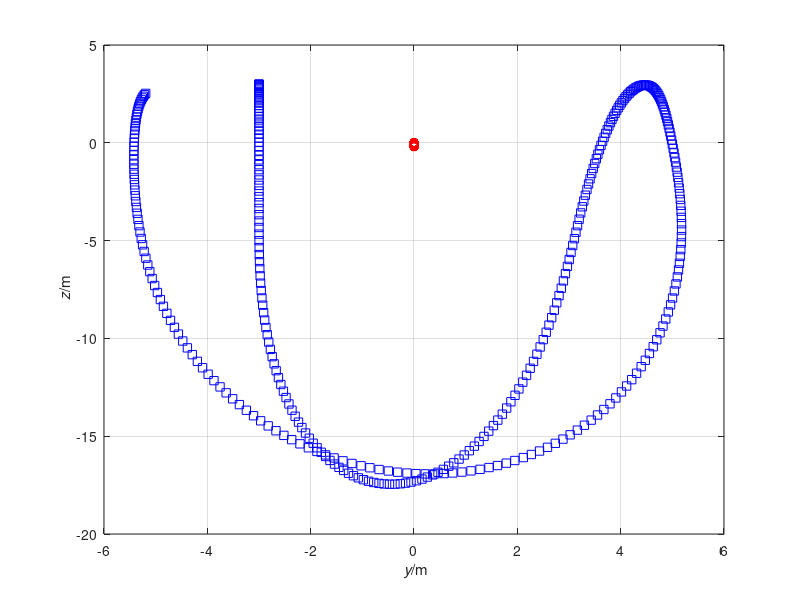

Here is the MATLAB script that generated this plot:
%%% Simulation of two bodies connected by non-Hookean material in 2D
%% Coordinates (t, y, z)

%% Constants
ma = 2;	    % kg: mass of object a
mb = 5000;  % kg: mass of object b
g = 9.81;   % N/kg: gravitational acceleration
ln = 5;	    % m: natural length
k = 5;	    % N/m: spring constant

%% Initial conditions
t = 0;	       % s: initial time
ra = [-3, 3];  % m: initial position of object a
rb = [0, 0];   % m: initial position of object b
va = [0, 0];   % m/s: initial velocity of object a
vb = [0, 0];   % m/s: initial velocity of object b

%% Boundary conditions
Ga = -ma * g * [0, 1];	    % N: gravity supply on object a
Gb = -mb * g * [0, 1] * 0;  % N: gravity supply on object b

%% Parameters for time loop
t1 = 10;     % s: final time
dt = 0.001;  % s: time step %@

%% Plotting
dtplot = t1/360;  % time interval between plots
tplot = dtplot;	  % time for next plot
figure
plot(ra(1), ra(2), 'sb')
hold on; grid on
plot(rb(1), rb(2), 'or')
xlabel('{\it y}/m'); ylabel('{\it z}/m') %@

%% State: ra, rb, va, vb
%% Numerical time integration
while t < t1
  %% constitutive relations
  Pa = ma * va;
  Pb = mb * vb;
  l = norm(ra - rb); % calculation of present length
  if l < ln
    Fa = [0, 0]; % momentum flux from spring to a, y comp.
  else
    Fa = -k * (l - ln) * (ra - rb)/l;
  end
  Fb = -Fa; % balance of momentum for Hookean material

  %% balances
  t = t + dt;
  Pa = Pa + (Fa + Ga) * dt;
  Pb = Pb + (Fb + Gb) * dt;
  ra = ra + va * dt;
  rb = rb + vb * dt;

  %% constitutive relations
  va = Pa / ma;
  vb = Pb / mb; %@

  %% plot
  if t > tplot
    plot(ra(1), ra(2), 'sb')
    plot(rb(1), rb(2), 'or')
    pause(0)
    tplot = tplot + dtplot;
  end %@
end
